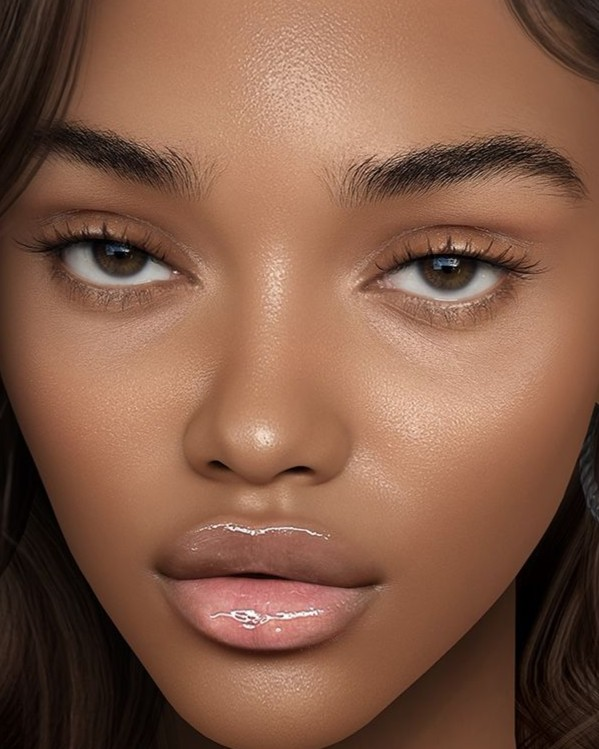
#> input picture Dataset/Black/black (10).jpg, 599 x 749 px
$ python -i coba.py   (imports and definitions only)
#> lines starting #> are read from the running program, lines starting #| are printed output that depends on the picture; after the words box and inside, x2 and y2 are one past the last pixel; in counts of white or black regions, pixels touching at a corner belong together
#> further down, picture is the input picture: shape (749, 599, 3); mean B, G, R 71.6, 92.2, 132.8
import cv2
import os
import numpy as np
import pandas as pd
from sklearn.cluster import KMeans
import mediapipe as mp
import traceback

# CONFIG
BASE_FOLDER = "Dataset"
OUTPUT_CSV = "Ekstraksi/CLAHE_skin_dataset_results_new_ori.csv"
DEBUG_SAVE = True
DEBUG_FOLDER = "debug_output_ekstraksiori"
MIN_BBOX_SIZE = 30
GRABCUT_ITER = 5
PAD_RATIO = 0.20
KMEANS_K = 2
KMEANS_N_INIT = 10
MIN_SKIN_PIXELS = 500

# MediaPipe detector (face detection only)
mp_face = mp.solutions.face_detection
# [1 line that did not run here, left out]

# Haarcascade Fallback Detector
face_cascade = cv2.CascadeClassifier(cv2.data.haarcascades + "haarcascade_frontalface_default.xml")

# Ensure debug folder exists
# [2 lines not run here, left out]

# -------------------------
# Helpers: face detection
# -------------------------
# [90 lines left out: functions detect_face_mediapipe, detect_face_fallback, apply_grabcut_with_fallback, apply_clahe_ycrcb, not called in this run]

# -------------------------
# HSV + YCrCb threshold masks (small morph)
# -------------------------
def hsv_ycrcb_masks(img):
    # img expected BGR (CLAHE output)
    hsv = cv2.cvtColor(img, cv2.COLOR_BGR2HSV)
#> hsv: shape (749, 599, 3); mean H, S, V 11.1, 125.3, 132.8
    ycrcb = cv2.cvtColor(img, cv2.COLOR_BGR2YCrCb)
#> ycrcb: shape (749, 599, 3); mean of channels 0, 1, 2 102, 150, 110.9

    # tuned ranges (empirical) - kamu bisa adjust
    lower_hsv = np.array([0, 15, 30], np.uint8)
    upper_hsv = np.array([35, 200, 255], np.uint8)

    lower_y = np.array([0, 135, 85], np.uint8)   # [Y,Cr,Cb] lower
    upper_y = np.array([255, 180, 135], np.uint8) # [Y,Cr,Cb] upper

    mask_hsv = cv2.inRange(hsv, lower_hsv, upper_hsv)
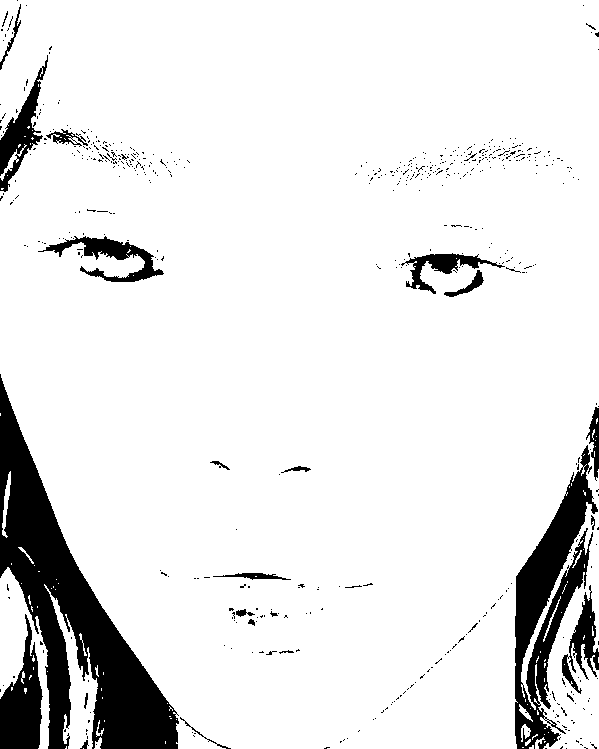
#> mask_hsv: shape (749, 599); 90.1% white; 559 black regions (534 under 20 px), largest, box (x1, y1, x2, y2) and area: (0, 374, 179, 749) 21514, (515, 445, 598, 749) 9697, (0, 614, 43, 749) 3212
    mask_ycrcb = cv2.inRange(ycrcb, lower_y, upper_y)
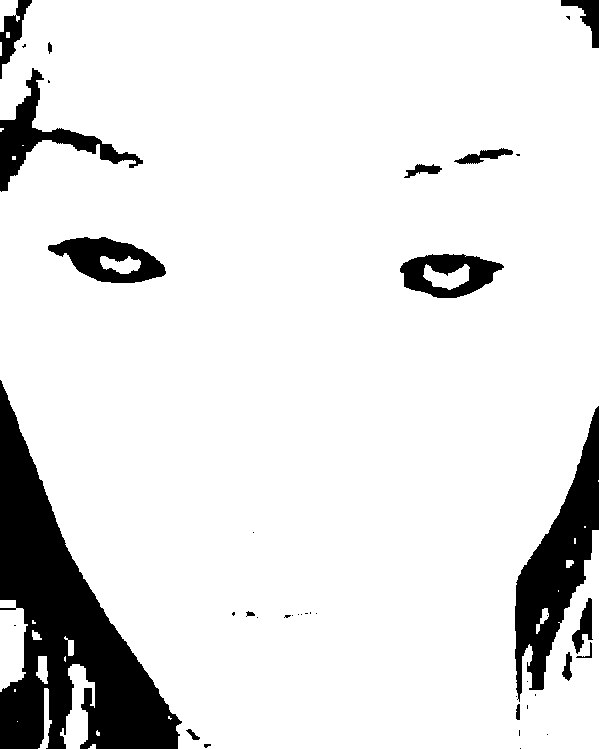
#> mask_ycrcb: shape (749, 599); 88.9% white; 40 black regions (23 under 20 px), largest, box (x1, y1, x2, y2) and area: (0, 380, 182, 749) 27362, (515, 406, 599, 702) 9792, (0, 68, 143, 192) 3755

    # small morphology to remove tiny holes / speckles, avoid over-dilate
    k = cv2.getStructuringElement(cv2.MORPH_ELLIPSE, (3,3))
    mask_hsv = cv2.morphologyEx(mask_hsv, cv2.MORPH_CLOSE, k, iterations=1)
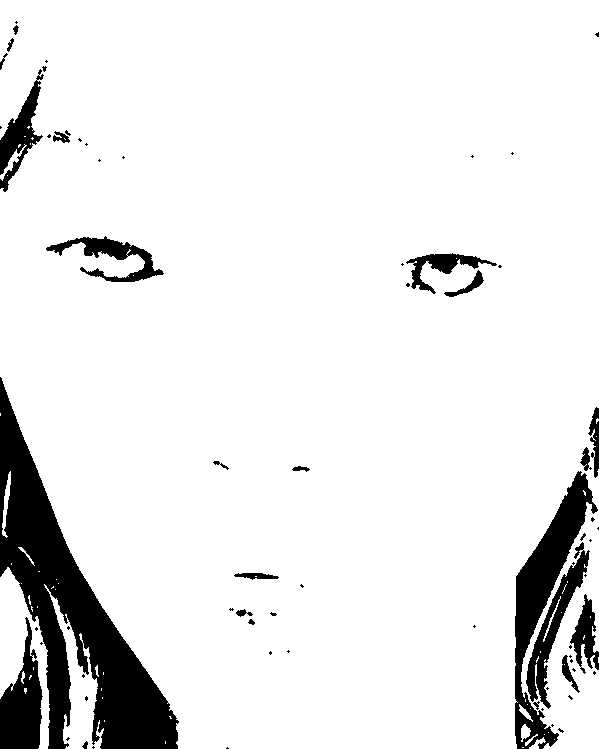
#> mask_hsv: shape (749, 599); 90.8% white; 69 black regions (46 under 20 px), largest, box (x1, y1, x2, y2) and area: (0, 377, 179, 749) 21337, (515, 471, 598, 749) 6614, (0, 617, 43, 749) 3184
    mask_ycrcb = cv2.morphologyEx(mask_ycrcb, cv2.MORPH_CLOSE, k, iterations=1)
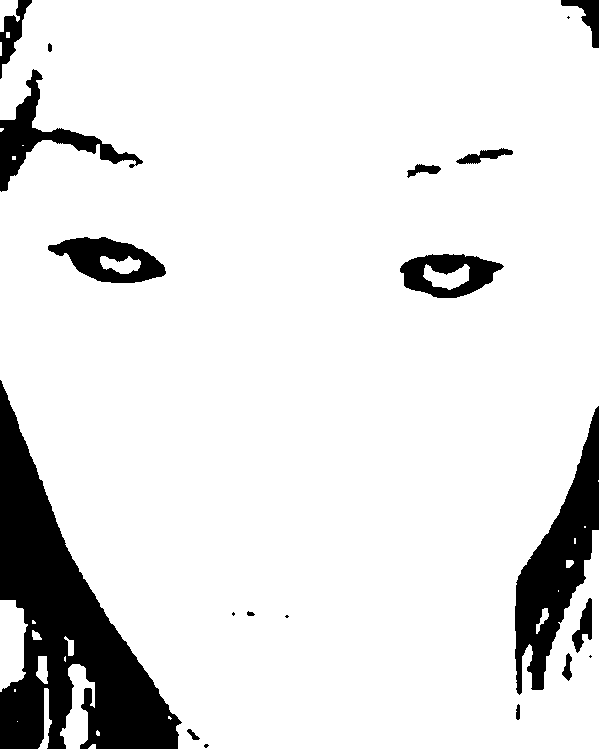
#> mask_ycrcb: shape (749, 599); 89% white; 20 black regions (5 under 20 px), largest, box (x1, y1, x2, y2) and area: (0, 380, 182, 749) 27253, (515, 406, 599, 695) 9743, (0, 69, 143, 192) 3698

    # final binary
    _, mask_hsvb = cv2.threshold(mask_hsv, 10, 255, cv2.THRESH_BINARY)
    _, mask_ycb = cv2.threshold(mask_ycrcb, 10, 255, cv2.THRESH_BINARY)

    return mask_hsvb, mask_ycb

# -------------------------
# Initial skin mask fallback (keperluan GrabCut fallback)
# -------------------------
# [261 lines left out: functions initial_skin_mask, dominant_color, process_folder_to_csv, save_debug_visuals, not called in this run]

# -------------------------
# MAIN
# -------------------------
# [2 lines not run here, left out]

>>> import cv2
>>> picture = cv2.imread('../Dataset/Black/black (10).jpg')
>>> result = hsv_ycrcb_masks(picture)

$ run again, on Dataset/Brown/brown (104).jpg
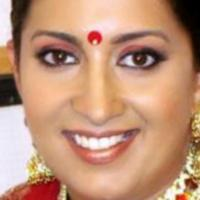
#> input picture Dataset/Brown/brown (104).jpg, 200 x 200 px
#> picture is the input picture: shape (200, 200, 3); mean B, G, R 120.2, 146.5, 191.7
#> hsv: shape (200, 200, 3); mean H, S, V 24.7, 103.7, 192.2
#> ycrcb: shape (200, 200, 3); mean of channels 0, 1, 2 157, 152.8, 107.2
#> in hsv_ycrcb_masks, `mask_hsv = cv2.inRange(hsv, lower_hsv, upper_hsv)`:
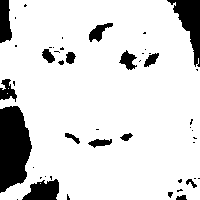
#> mask_hsv: shape (200, 200); 86.3% white; 48 black regions (31 under 20 px), largest, box (x1, y1, x2, y2) and area: (0, 106, 32, 193) 2129, (167, 0, 200, 67) 957, (22, 179, 59, 200) 541
#> in hsv_ycrcb_masks, `mask_ycrcb = cv2.morphologyEx(mask_ycrcb, cv2.MORPH_CLOSE, k, iteratio..`:
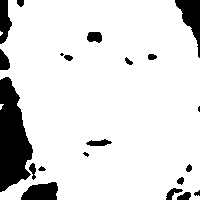
#> mask_ycrcb: shape (200, 200); 87.5% white; 21 black regions (3 under 20 px), largest, box (x1, y1, x2, y2) and area: (0, 77, 33, 192) 2521, (175, 0, 200, 58) 641, (21, 182, 58, 200) 513

$ run again, on Dataset/Brown/brown (110).jpg
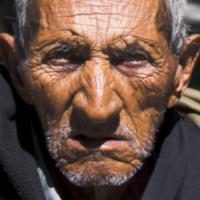
#> input picture Dataset/Brown/brown (110).jpg, 200 x 200 px
#> picture is the input picture: shape (200, 200, 3); mean B, G, R 69.8, 80.7, 106.6
#> hsv: shape (200, 200, 3); mean H, S, V 47.6, 94, 107.9
#> ycrcb: shape (200, 200, 3); mean of channels 0, 1, 2 87.2, 141.8, 118.2
#> in hsv_ycrcb_masks, `mask_hsv = cv2.inRange(hsv, lower_hsv, upper_hsv)`:
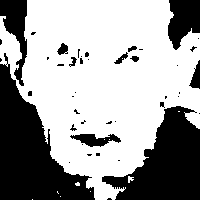
#> mask_hsv: shape (200, 200); 62.9% white; 44 black regions (31 under 20 px), largest, box (x1, y1, x2, y2) and area: (0, 53, 95, 200) 6351, (102, 106, 200, 200) 5151, (168, 0, 200, 50) 1160
#> in hsv_ycrcb_masks, `mask_ycrcb = cv2.morphologyEx(mask_ycrcb, cv2.MORPH_CLOSE, k, iteratio..`:
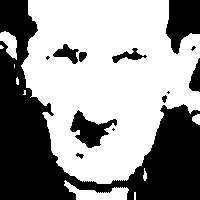
#> mask_ycrcb: shape (200, 200); 58.7% white; 13 black regions (4 under 20 px), largest, box (x1, y1, x2, y2) and area: (0, 0, 200, 200) 13607, (166, 0, 200, 54) 1290, (70, 110, 117, 148) 812

$ run again, on Dataset/White/white (107).jpg
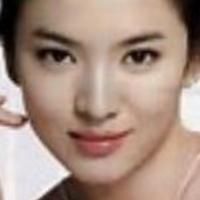
#> input picture Dataset/White/white (107).jpg, 200 x 200 px
#> picture is the input picture: shape (200, 200, 3); mean B, G, R 130.1, 143.4, 168.7
#> hsv: shape (200, 200, 3); mean H, S, V 22.8, 70.7, 168.9
#> ycrcb: shape (200, 200, 3); mean of channels 0, 1, 2 149.4, 141.8, 117.1
#> in hsv_ycrcb_masks, `mask_hsv = cv2.inRange(hsv, lower_hsv, upper_hsv)`:
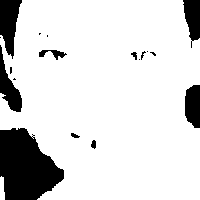
#> mask_hsv: shape (200, 200); 84.8% white; 18 black regions (9 under 20 px), largest, box (x1, y1, x2, y2) and area: (0, 128, 64, 200) 3269, (0, 0, 22, 59) 810, (0, 45, 22, 112) 617
#> in hsv_ycrcb_masks, `mask_hsv = cv2.morphologyEx(mask_hsv, cv2.MORPH_CLOSE, k, iterations=1)`:
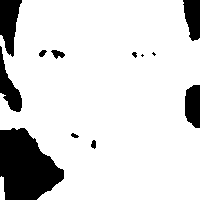
#> mask_hsv: shape (200, 200); 85.1% white; 12 black regions (2 under 20 px), largest, box (x1, y1, x2, y2) and area: (0, 128, 64, 200) 3255, (0, 0, 22, 57) 807, (0, 46, 22, 112) 613
